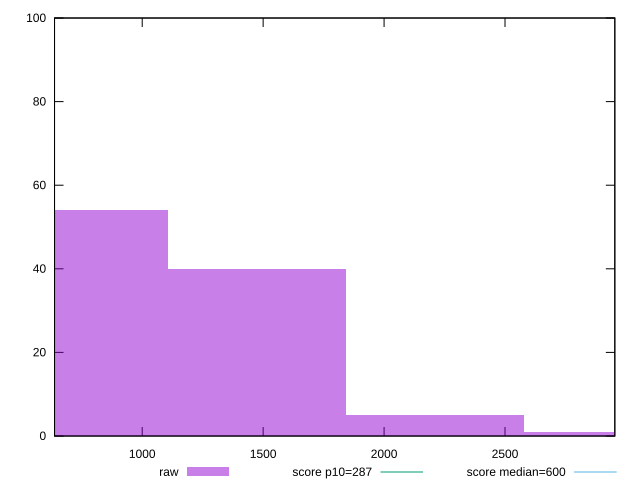

Reproduce this figure in gnuplot.
reset

$raw <<EOF
1472.9755512087754 40
2209.463326813163 5
2945.951102417551 1
736.4877756043877 54
EOF

set key outside below
set boxwidth 736.4877756043877
set xrange [637.5:2953.999999999999]
set yrange [0:100]
set trange [0:100]
set style fill transparent solid 0.5 noborder

set parametric
set terminal svg size 640, 490 enhanced background rgb 'white'
set output "reports/report_00028_2021-02-24T12-49-42.674Z/total-blocking-time/samples/astro/raw/histogram.svg"

plot $raw title "raw" with boxes, \
     287,t title "score p10=287", \
     600,t title "score median=600"

reset
